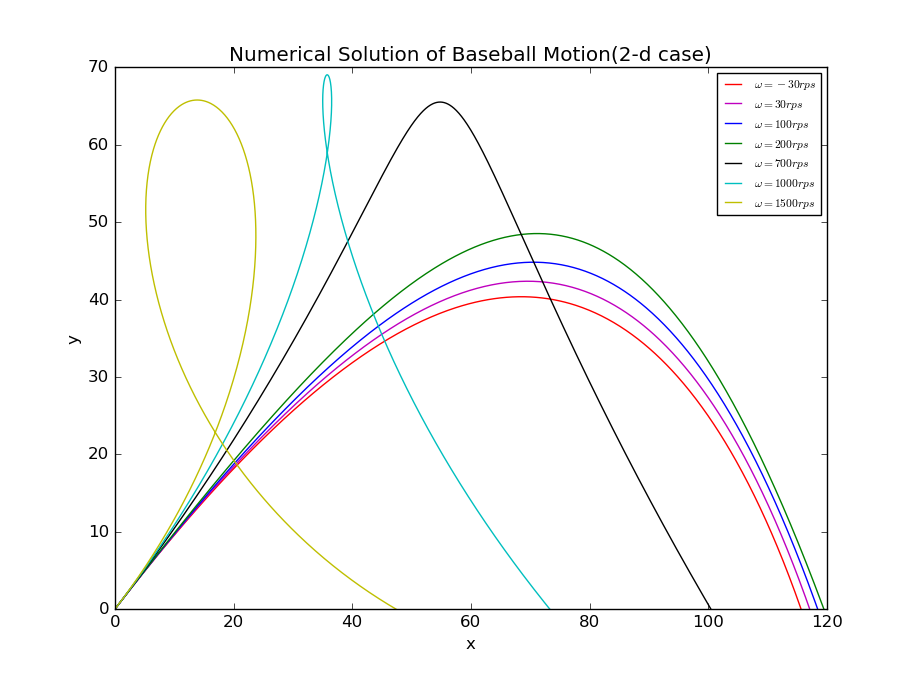

Source code (Python):
import math
import matplotlib.pyplot as plt   
    
def projectile_generator1(omg):
    angle=45
    rad=(angle)*(math.pi)/180     
    v_x=49.1744*(math.cos(rad))
    v_y=49.1744*(math.sin(rad)) 
    v_z=0
    loop=0
    dt=0.01
    g=9.8
    temp=[]
    r_x=[0]
    r_y=[0]
    r_z=[0]
    while True:
        if r_y[loop]<-0.0001:
            k=-(r_y[loop-1])/(r_y[loop])
            r_x[loop]=(r_x[loop-1]+k*(r_x[loop]))/(k+1)
            r_y[loop]=(0)
            break 
        else:
            temp_x=r_x[-1]
            temp_y=r_y[-1]
            temp_z=r_z[-1]
            temp_v=math.sqrt((v_x)**2+(v_y)**2+(v_z)**2)
            temp_b=0.0039+(0.0058)/(1+math.exp((temp_v-35)/5))
            temp_s=0.00041
            temp_vx=v_x
            r_x.append(r_x[loop]+v_x*dt)
            r_y.append(r_y[loop]+v_y*dt)
            r_z.append(r_z[loop]+v_z*dt)
            v_x=v_x-(v_x*(temp_v)*temp_b+temp_s*omg*v_y)*dt
            v_y=v_y-(g+temp_b*temp_v*v_y-temp_s*omg*v_x)*dt
            v_z=v_z
            temp.append(temp_v)
            loop=loop+1
    return [r_x,r_y]

def projectile_generator2(angle):
    rad=(angle)*(math.pi)/180     
    v_x=700*(math.cos(rad))
    v_y=700*(math.sin(rad)) 
    loop=0
    dt=0.01
    g=9.8
    r_x=[0]
    r_y=[0]
    while True:
        if r_y[loop]<-0.0001:
            k=-(r_y[loop-1])/(r_y[loop])
            r_x.append((r_x[loop-1]+k*(r_x[loop]))/(k+1))
            r_y.append(0)
            break 
        else:
            r_x.append(r_x[loop]+v_x*dt)
            r_y.append(r_y[loop]+v_y*dt)
            temp_v=math.sqrt((v_x)**2+(v_y)**2)
            v_x=v_x-v_x*(temp_v)*0.00004*dt
            v_y=v_y-v_y*(temp_v)*0.00004*dt-g*dt
            loop=loop+1
    return [r_x,r_y]

def find():
    omg=-200
    temp=projectile_generator1(omg)
    max_x=temp[0][-1]
    max_omg=omg
    while omg<400:
        temp_1=projectile_generator1(omg+1)
        temp_x=temp_1[0][-1]
        if max_x<temp_x:
            max_x=temp_x
            max_omg=omg+1
        omg=omg+1
    return max_omg


r_x1=projectile_generator1(-30)[0]
r_y1=projectile_generator1(-30)[1]
r_x2=projectile_generator1(30)[0]
r_y2=projectile_generator1(30)[1]
r_x3=projectile_generator1(100)[0]
r_y3=projectile_generator1(100)[1]
r_x4=projectile_generator1(200)[0]
r_y4=projectile_generator1(200)[1]
r_x5=projectile_generator1(700)[0]
r_y5=projectile_generator1(700)[1]
r_x6=projectile_generator1(1000)[0]
r_y6=projectile_generator1(1000)[1]
r_x7=projectile_generator1(1500)[0]
r_y7=projectile_generator1(1500)[1]

line_1,=plt.plot(r_x1,r_y1,'r-')
line_2,=plt.plot(r_x2,r_y2,'m-')
line_3,=plt.plot(r_x3,r_y3,'b-')
line_4,=plt.plot(r_x4,r_y4,'g-')
line_5,=plt.plot(r_x5,r_y5,'k-')
line_6,=plt.plot(r_x6,r_y6,'c-')
line_7,=plt.plot(r_x7,r_y7,'y-')

plt.ylabel('y')
plt.xlabel('x')
plt.title('Numerical Solution of Baseball Motion(2-d case)')
plt.legend([line_1,line_2,line_3,line_4,line_5,line_6,line_7],['$\\omega=-30rps$','$\\omega=30rps$','$\\omega=100rps$','$\\omega=200rps$','$\\omega=700rps$','$\\omega=1000rps$','$\\omega=1500rps$'],fontsize='x-small')
plt.show()
